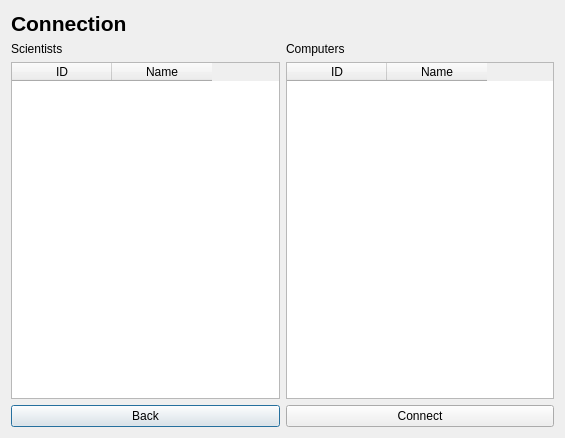
<?xml version="1.0" encoding="UTF-8"?>
<ui version="4.0">
 <class>scientistConnect</class>
 <widget class="QDialog" name="scientistConnect">
  <property name="geometry">
   <rect>
    <x>0</x>
    <y>0</y>
    <width>565</width>
    <height>438</height>
   </rect>
  </property>
  <property name="windowTitle">
   <string>Scientist Connection</string>
  </property>
  <layout class="QGridLayout" name="gridLayout_2">
   <item row="0" column="0">
    <widget class="QLabel" name="connection_2">
     <property name="font">
      <font>
       <pointsize>16</pointsize>
       <weight>75</weight>
       <bold>true</bold>
      </font>
     </property>
     <property name="text">
      <string>Connection</string>
     </property>
    </widget>
   </item>
   <item row="1" column="0">
    <widget class="QLabel" name="scientist_label">
     <property name="font">
      <font>
       <italic>false</italic>
       <underline>false</underline>
      </font>
     </property>
     <property name="text">
      <string>Scientists</string>
     </property>
    </widget>
   </item>
   <item row="1" column="1">
    <widget class="QLabel" name="computers_label">
     <property name="text">
      <string>Computers</string>
     </property>
    </widget>
   </item>
   <item row="2" column="0">
    <widget class="QTableWidget" name="sci_table">
     <property name="editTriggers">
      <set>QAbstractItemView::NoEditTriggers</set>
     </property>
     <property name="alternatingRowColors">
      <bool>true</bool>
     </property>
     <property name="selectionBehavior">
      <enum>QAbstractItemView::SelectRows</enum>
     </property>
     <property name="showGrid">
      <bool>false</bool>
     </property>
     <property name="sortingEnabled">
      <bool>true</bool>
     </property>
     <attribute name="verticalHeaderVisible">
      <bool>false</bool>
     </attribute>
     <attribute name="verticalHeaderCascadingSectionResizes">
      <bool>true</bool>
     </attribute>
     <column>
      <property name="text">
       <string>ID</string>
      </property>
     </column>
     <column>
      <property name="text">
       <string>Name</string>
      </property>
     </column>
    </widget>
   </item>
   <item row="2" column="1">
    <widget class="QTableWidget" name="comp_table">
     <property name="editTriggers">
      <set>QAbstractItemView::NoEditTriggers</set>
     </property>
     <property name="alternatingRowColors">
      <bool>true</bool>
     </property>
     <property name="selectionBehavior">
      <enum>QAbstractItemView::SelectColumns</enum>
     </property>
     <property name="showGrid">
      <bool>false</bool>
     </property>
     <property name="sortingEnabled">
      <bool>true</bool>
     </property>
     <attribute name="verticalHeaderVisible">
      <bool>false</bool>
     </attribute>
     <column>
      <property name="text">
       <string>ID</string>
      </property>
     </column>
     <column>
      <property name="text">
       <string>Name</string>
      </property>
     </column>
    </widget>
   </item>
   <item row="3" column="0">
    <widget class="QPushButton" name="backButton">
     <property name="text">
      <string>Back</string>
     </property>
    </widget>
   </item>
   <item row="3" column="1">
    <widget class="QPushButton" name="connectButton">
     <property name="text">
      <string>Connect</string>
     </property>
    </widget>
   </item>
  </layout>
 </widget>
 <resources/>
 <connections/>
</ui>
